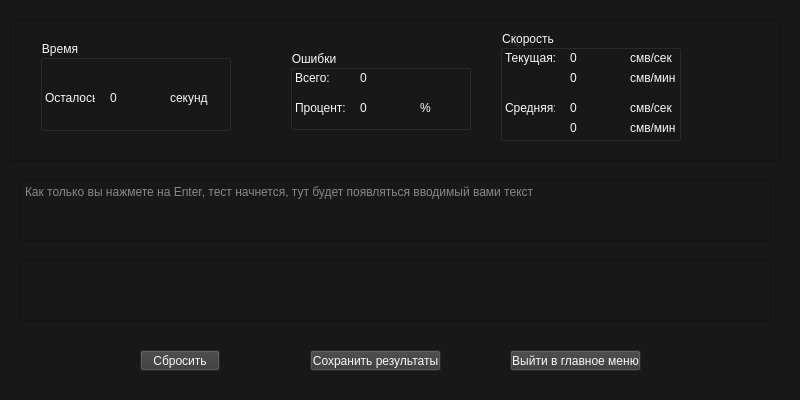
<?xml version="1.0" encoding="UTF-8"?>
<ui version="4.0">
 <class>InputWidget</class>
 <widget class="QWidget" name="InputWidget">
  <property name="geometry">
   <rect>
    <x>0</x>
    <y>0</y>
    <width>800</width>
    <height>400</height>
   </rect>
  </property>
  <property name="minimumSize">
   <size>
    <width>800</width>
    <height>400</height>
   </size>
  </property>
  <property name="maximumSize">
   <size>
    <width>800</width>
    <height>400</height>
   </size>
  </property>
  <property name="windowTitle">
   <string>Тест начался</string>
  </property>
  <property name="windowIcon">
   <iconset resource="../../src.qrc">
    <normaloff>:/logo/src/logo.ico</normaloff>:/logo/src/logo.ico</iconset>
  </property>
  <property name="styleSheet">
   <string notr="true">color:#f8f8f8;
background-color:#181818;</string>
  </property>
  <widget class="QTextBrowser" name="textBrowser_input_test_data">
   <property name="geometry">
    <rect>
     <x>20</x>
     <y>260</y>
     <width>751</width>
     <height>61</height>
    </rect>
   </property>
   <property name="focusPolicy">
    <enum>Qt::NoFocus</enum>
   </property>
   <property name="textInteractionFlags">
    <set>Qt::NoTextInteraction</set>
   </property>
  </widget>
  <widget class="QTextBrowser" name="textBrowser_input_user_data">
   <property name="geometry">
    <rect>
     <x>20</x>
     <y>180</y>
     <width>751</width>
     <height>61</height>
    </rect>
   </property>
   <property name="focusPolicy">
    <enum>Qt::NoFocus</enum>
   </property>
   <property name="textInteractionFlags">
    <set>Qt::NoTextInteraction</set>
   </property>
   <property name="placeholderText">
    <string>Как только вы нажмете на Enter, тест начнется, тут будет появляться вводимый вами текст</string>
   </property>
  </widget>
  <widget class="QFrame" name="frame_input_main">
   <property name="geometry">
    <rect>
     <x>10</x>
     <y>20</y>
     <width>771</width>
     <height>141</height>
    </rect>
   </property>
   <property name="frameShape">
    <enum>QFrame::StyledPanel</enum>
   </property>
   <property name="frameShadow">
    <enum>QFrame::Raised</enum>
   </property>
   <widget class="QGroupBox" name="groupBox_input_time">
    <property name="geometry">
     <rect>
      <x>30</x>
      <y>20</y>
      <width>191</width>
      <height>91</height>
     </rect>
    </property>
    <property name="title">
     <string>Время</string>
    </property>
    <widget class="QLabel" name="label_input_time_remains">
     <property name="geometry">
      <rect>
       <x>70</x>
       <y>50</y>
       <width>50</width>
       <height>15</height>
      </rect>
     </property>
     <property name="minimumSize">
      <size>
       <width>50</width>
       <height>15</height>
      </size>
     </property>
     <property name="maximumSize">
      <size>
       <width>50</width>
       <height>15</height>
      </size>
     </property>
     <property name="text">
      <string>0</string>
     </property>
    </widget>
    <widget class="QLabel" name="label_3">
     <property name="geometry">
      <rect>
       <x>5</x>
       <y>50</y>
       <width>50</width>
       <height>15</height>
      </rect>
     </property>
     <property name="minimumSize">
      <size>
       <width>50</width>
       <height>15</height>
      </size>
     </property>
     <property name="maximumSize">
      <size>
       <width>50</width>
       <height>15</height>
      </size>
     </property>
     <property name="text">
      <string>Осталось:</string>
     </property>
    </widget>
    <widget class="QLabel" name="label_8">
     <property name="geometry">
      <rect>
       <x>130</x>
       <y>50</y>
       <width>50</width>
       <height>15</height>
      </rect>
     </property>
     <property name="minimumSize">
      <size>
       <width>50</width>
       <height>15</height>
      </size>
     </property>
     <property name="maximumSize">
      <size>
       <width>50</width>
       <height>15</height>
      </size>
     </property>
     <property name="text">
      <string>секунд</string>
     </property>
    </widget>
   </widget>
   <widget class="QGroupBox" name="groupBox_input_mistakes">
    <property name="geometry">
     <rect>
      <x>280</x>
      <y>30</y>
      <width>181</width>
      <height>80</height>
     </rect>
    </property>
    <property name="title">
     <string>Ошибки</string>
    </property>
    <widget class="QLabel" name="label_input_mistakes_percent">
     <property name="geometry">
      <rect>
       <x>70</x>
       <y>50</y>
       <width>50</width>
       <height>15</height>
      </rect>
     </property>
     <property name="minimumSize">
      <size>
       <width>50</width>
       <height>15</height>
      </size>
     </property>
     <property name="maximumSize">
      <size>
       <width>50</width>
       <height>15</height>
      </size>
     </property>
     <property name="sizeIncrement">
      <size>
       <width>0</width>
       <height>0</height>
      </size>
     </property>
     <property name="text">
      <string>0</string>
     </property>
    </widget>
    <widget class="QLabel" name="label_4">
     <property name="geometry">
      <rect>
       <x>5</x>
       <y>20</y>
       <width>50</width>
       <height>15</height>
      </rect>
     </property>
     <property name="minimumSize">
      <size>
       <width>50</width>
       <height>15</height>
      </size>
     </property>
     <property name="maximumSize">
      <size>
       <width>50</width>
       <height>15</height>
      </size>
     </property>
     <property name="text">
      <string>Всего:</string>
     </property>
    </widget>
    <widget class="QLabel" name="label_input_mistakes_total">
     <property name="geometry">
      <rect>
       <x>70</x>
       <y>20</y>
       <width>50</width>
       <height>15</height>
      </rect>
     </property>
     <property name="minimumSize">
      <size>
       <width>50</width>
       <height>15</height>
      </size>
     </property>
     <property name="maximumSize">
      <size>
       <width>50</width>
       <height>15</height>
      </size>
     </property>
     <property name="sizeIncrement">
      <size>
       <width>0</width>
       <height>0</height>
      </size>
     </property>
     <property name="text">
      <string>0</string>
     </property>
    </widget>
    <widget class="QLabel" name="label_5">
     <property name="geometry">
      <rect>
       <x>5</x>
       <y>50</y>
       <width>50</width>
       <height>15</height>
      </rect>
     </property>
     <property name="minimumSize">
      <size>
       <width>50</width>
       <height>15</height>
      </size>
     </property>
     <property name="maximumSize">
      <size>
       <width>50</width>
       <height>15</height>
      </size>
     </property>
     <property name="text">
      <string>Процент:</string>
     </property>
    </widget>
    <widget class="QLabel" name="label_9">
     <property name="geometry">
      <rect>
       <x>130</x>
       <y>50</y>
       <width>50</width>
       <height>15</height>
      </rect>
     </property>
     <property name="minimumSize">
      <size>
       <width>50</width>
       <height>15</height>
      </size>
     </property>
     <property name="maximumSize">
      <size>
       <width>50</width>
       <height>15</height>
      </size>
     </property>
     <property name="text">
      <string>%</string>
     </property>
    </widget>
   </widget>
   <widget class="QGroupBox" name="groupBox_input_speed">
    <property name="geometry">
     <rect>
      <x>490</x>
      <y>10</y>
      <width>181</width>
      <height>111</height>
     </rect>
    </property>
    <property name="minimumSize">
     <size>
      <width>0</width>
      <height>15</height>
     </size>
    </property>
    <property name="sizeIncrement">
     <size>
      <width>0</width>
      <height>15</height>
     </size>
    </property>
    <property name="title">
     <string>Скорость</string>
    </property>
    <widget class="QLabel" name="label_input_speed_average_per_sec">
     <property name="geometry">
      <rect>
       <x>70</x>
       <y>70</y>
       <width>50</width>
       <height>15</height>
      </rect>
     </property>
     <property name="minimumSize">
      <size>
       <width>50</width>
       <height>15</height>
      </size>
     </property>
     <property name="maximumSize">
      <size>
       <width>50</width>
       <height>15</height>
      </size>
     </property>
     <property name="sizeIncrement">
      <size>
       <width>0</width>
       <height>0</height>
      </size>
     </property>
     <property name="text">
      <string>0</string>
     </property>
    </widget>
    <widget class="QLabel" name="label_input_speed_current_per_sec">
     <property name="geometry">
      <rect>
       <x>70</x>
       <y>20</y>
       <width>50</width>
       <height>15</height>
      </rect>
     </property>
     <property name="minimumSize">
      <size>
       <width>50</width>
       <height>15</height>
      </size>
     </property>
     <property name="maximumSize">
      <size>
       <width>50</width>
       <height>15</height>
      </size>
     </property>
     <property name="sizeIncrement">
      <size>
       <width>0</width>
       <height>0</height>
      </size>
     </property>
     <property name="text">
      <string>0</string>
     </property>
    </widget>
    <widget class="QLabel" name="label_7">
     <property name="geometry">
      <rect>
       <x>5</x>
       <y>70</y>
       <width>50</width>
       <height>15</height>
      </rect>
     </property>
     <property name="minimumSize">
      <size>
       <width>50</width>
       <height>15</height>
      </size>
     </property>
     <property name="maximumSize">
      <size>
       <width>50</width>
       <height>15</height>
      </size>
     </property>
     <property name="text">
      <string>Средняя:</string>
     </property>
    </widget>
    <widget class="QLabel" name="label_input_speed_average_per_min">
     <property name="geometry">
      <rect>
       <x>70</x>
       <y>90</y>
       <width>50</width>
       <height>15</height>
      </rect>
     </property>
     <property name="minimumSize">
      <size>
       <width>50</width>
       <height>15</height>
      </size>
     </property>
     <property name="maximumSize">
      <size>
       <width>50</width>
       <height>15</height>
      </size>
     </property>
     <property name="sizeIncrement">
      <size>
       <width>0</width>
       <height>0</height>
      </size>
     </property>
     <property name="text">
      <string>0</string>
     </property>
    </widget>
    <widget class="QLabel" name="label_6">
     <property name="geometry">
      <rect>
       <x>5</x>
       <y>20</y>
       <width>50</width>
       <height>15</height>
      </rect>
     </property>
     <property name="minimumSize">
      <size>
       <width>50</width>
       <height>15</height>
      </size>
     </property>
     <property name="maximumSize">
      <size>
       <width>50</width>
       <height>15</height>
      </size>
     </property>
     <property name="text">
      <string>Текущая:</string>
     </property>
    </widget>
    <widget class="QLabel" name="label_input_speed_current_per_min">
     <property name="geometry">
      <rect>
       <x>70</x>
       <y>40</y>
       <width>50</width>
       <height>15</height>
      </rect>
     </property>
     <property name="minimumSize">
      <size>
       <width>50</width>
       <height>15</height>
      </size>
     </property>
     <property name="maximumSize">
      <size>
       <width>50</width>
       <height>15</height>
      </size>
     </property>
     <property name="sizeIncrement">
      <size>
       <width>0</width>
       <height>0</height>
      </size>
     </property>
     <property name="text">
      <string>0</string>
     </property>
    </widget>
    <widget class="QLabel" name="label_10">
     <property name="geometry">
      <rect>
       <x>130</x>
       <y>20</y>
       <width>50</width>
       <height>15</height>
      </rect>
     </property>
     <property name="minimumSize">
      <size>
       <width>50</width>
       <height>15</height>
      </size>
     </property>
     <property name="maximumSize">
      <size>
       <width>50</width>
       <height>15</height>
      </size>
     </property>
     <property name="text">
      <string>смв/сек</string>
     </property>
    </widget>
    <widget class="QLabel" name="label_11">
     <property name="geometry">
      <rect>
       <x>130</x>
       <y>40</y>
       <width>50</width>
       <height>15</height>
      </rect>
     </property>
     <property name="minimumSize">
      <size>
       <width>50</width>
       <height>15</height>
      </size>
     </property>
     <property name="maximumSize">
      <size>
       <width>50</width>
       <height>15</height>
      </size>
     </property>
     <property name="text">
      <string>смв/мин</string>
     </property>
    </widget>
    <widget class="QLabel" name="label_12">
     <property name="geometry">
      <rect>
       <x>130</x>
       <y>70</y>
       <width>50</width>
       <height>15</height>
      </rect>
     </property>
     <property name="minimumSize">
      <size>
       <width>50</width>
       <height>15</height>
      </size>
     </property>
     <property name="maximumSize">
      <size>
       <width>50</width>
       <height>15</height>
      </size>
     </property>
     <property name="text">
      <string>смв/сек</string>
     </property>
    </widget>
    <widget class="QLabel" name="label_13">
     <property name="geometry">
      <rect>
       <x>130</x>
       <y>90</y>
       <width>50</width>
       <height>15</height>
      </rect>
     </property>
     <property name="minimumSize">
      <size>
       <width>50</width>
       <height>15</height>
      </size>
     </property>
     <property name="maximumSize">
      <size>
       <width>50</width>
       <height>15</height>
      </size>
     </property>
     <property name="text">
      <string>смв/мин</string>
     </property>
    </widget>
   </widget>
  </widget>
  <widget class="QPushButton" name="pushButton_input_drop">
   <property name="geometry">
    <rect>
     <x>140</x>
     <y>350</y>
     <width>80</width>
     <height>21</height>
    </rect>
   </property>
   <property name="focusPolicy">
    <enum>Qt::NoFocus</enum>
   </property>
   <property name="styleSheet">
    <string notr="true">background-color:#383838;</string>
   </property>
   <property name="text">
    <string>Сбросить</string>
   </property>
  </widget>
  <widget class="QPushButton" name="pushButton_input_save">
   <property name="geometry">
    <rect>
     <x>310</x>
     <y>350</y>
     <width>131</width>
     <height>21</height>
    </rect>
   </property>
   <property name="focusPolicy">
    <enum>Qt::NoFocus</enum>
   </property>
   <property name="styleSheet">
    <string notr="true">background-color:#383838;</string>
   </property>
   <property name="text">
    <string>Сохранить результаты</string>
   </property>
  </widget>
  <widget class="QPushButton" name="pushButton_input_quit">
   <property name="geometry">
    <rect>
     <x>510</x>
     <y>350</y>
     <width>131</width>
     <height>21</height>
    </rect>
   </property>
   <property name="focusPolicy">
    <enum>Qt::NoFocus</enum>
   </property>
   <property name="styleSheet">
    <string notr="true">background-color:#383838;</string>
   </property>
   <property name="text">
    <string>Выйти в главное меню</string>
   </property>
  </widget>
 </widget>
 <resources>
  <include location="../../src.qrc"/>
 </resources>
 <connections/>
</ui>
